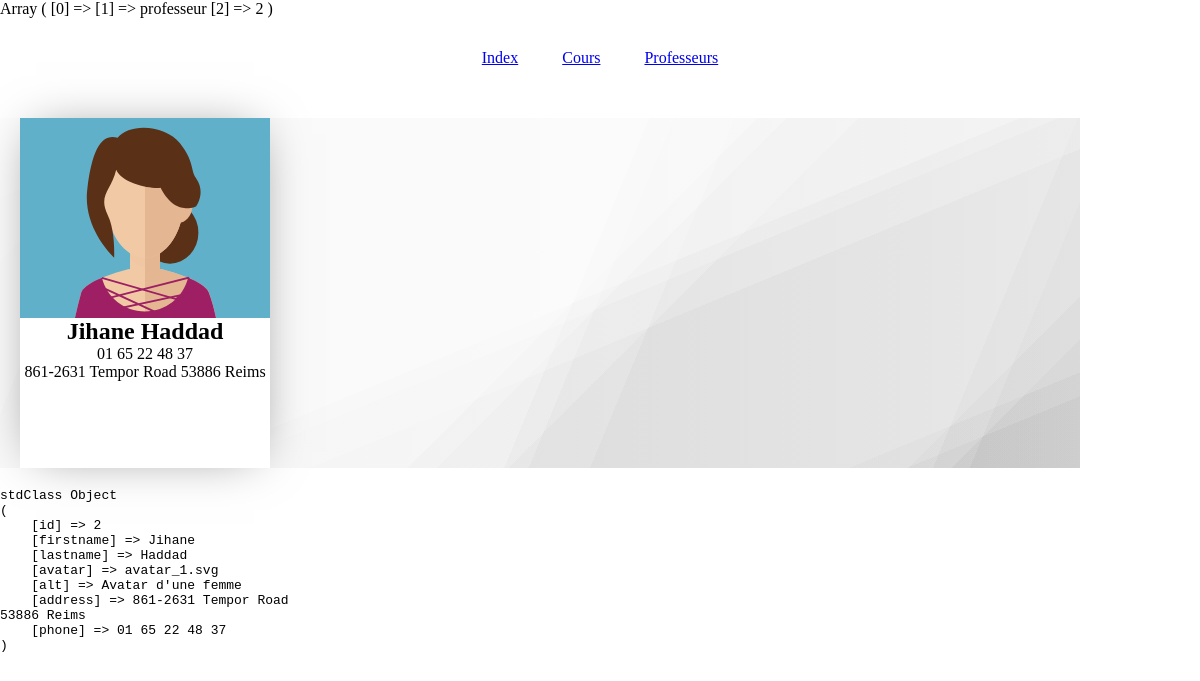
/professeur/2, run on the app's committed database.
### tables this page shows
CREATE TABLE `users` (
  `id` int NOT NULL AUTO_INCREMENT,
  `firstname` varchar(100) NOT NULL,
  `lastname` varchar(100) NOT NULL,
  `avatar` text NOT NULL,
  `address` text NOT NULL,
  `phone` varchar(20) NOT NULL,
  `trigram` varchar(3) NOT NULL,
  `role` varchar(100) NOT NULL,
  `alt` varchar(100) NOT NULL,
  PRIMARY KEY (`id`)
);

### html/Controllers/UsersController.php (called while the page is built, shortened)
<?php
class UsersController
{
    private object $model;
    public function __construct()
    {
        $this->model = new UsersModel();
    }
    public function getUser(int $id): void
    {
        $user = $this->model->user($id);
        include('../html/views/users/user.php');
    }
}

### html/Autoload/Autoloader.php (called while the page is built, shortened)
<?php
class Autoloader
{
    public static function autoload(string $class): string
    {
        $class = str_replace('\\', '/', $class);
        $paths = array(
            implode(DS, [ROOT, 'Router']),
            implode(DS, [ROOT, 'Controllers']),
            implode(DS, [ROOT])
        );
        foreach($paths as $path) {
            $file = implode(DS, [$path, $class . '.php']);
            if (file_exists($file)) {
                return require_once($file);
            }
        }
    }
}

### html/Models/Model.php (called while the page is built, shortened)
<?php
class Model
{
    private object $pdo;
    public function __construct()
    {
        $database = new Database();
        $this->pdo = $database->connect();
    }
    protected function fetch(string $sql, array $params = []): object
    {
        $sth = $this->pdo->prepare($sql);
        $sth->execute($params);
        return $sth->fetch(\PDO::FETCH_OBJ);
    }
}

### html/Database/Database.php (called while the page is built, shortened)
<?php
class Database
{
    public function connect()
    {
        $dsn = 'mysql:host=mysql;dbname=dfs;charset=utf8';
        $username = 'user';
        $password = 'password';
        $options = [];
        try {
            $this->pdo = new \PDO($dsn, $username, $password, $options);
            return $this->pdo;
        } catch (\PDOException $e) {
            echo "Erreur : " . $e->getMessage();
            die();
        }
    }
}

### html/Models/UsersModel.php (called while the page is built, shortened)
<?php
class UsersModel extends Model
{
    public function user(int $id): object
    {
        $sql = "SELECT
            id,
            firstname,
            lastname,
            avatar,
            alt,
            address,
            phone
            FROM users
            WHERE id = :id
        ";
        return $this->fetch($sql, [':id' => $id]);
    }
}

### html/views/users/user.php (the view, shortened to what this page needs)
<?php
extract(['user']);
?>
<div class="card">
    <img src="/public/img/avatars/<?= $user->avatar; ?>" alt="<?= $user->alt; ?>">
    <div class="details">
        <h2><?= $user->firstname . ' ' . $user->lastname; ?></h2>
        <p><?= $user->phone; ?></p>
        <p><?= $user->address; ?></p>
    </div>
</div>
<?php
require('views/layout.php');
?>
<pre>
<?php print_r($user); ?>
</pre>

### html/public/css/style.css (style rules this page uses)
html { background-color: white; }
* { margin: 0; padding: 0; box-sizing: border-box; }
.card { margin: 20px; height: 350px; width: 250px; background-color: white; box-shadow: 0 0 3rem -1rem rgba(0, 0, 0, 0.5); transition: transform 0.2s; }
.card img { height: 200px; width: 100%; -o-object-fit: cover; object-fit: cover; }
.card .details { text-align: center; }

### data on the page
users: avatar (picture), firstname "Jihane", lastname "Haddad", phone "01 65 22 48 37", address "861-2631 Tempor Road 53886 Reims"
